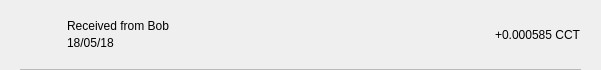
<?xml version="1.0" encoding="UTF-8"?>
<ui version="4.0">
 <class>TxRow</class>
 <widget class="QWidget" name="TxRow">
  <property name="geometry">
   <rect>
    <x>0</x>
    <y>0</y>
    <width>601</width>
    <height>70</height>
   </rect>
  </property>
  <property name="minimumSize">
   <size>
    <width>0</width>
    <height>40</height>
   </size>
  </property>
  <property name="windowTitle">
   <string>Form</string>
  </property>
  <layout class="QVBoxLayout" name="verticalLayout_3">
   <property name="spacing">
    <number>0</number>
   </property>
   <property name="leftMargin">
    <number>0</number>
   </property>
   <property name="topMargin">
    <number>0</number>
   </property>
   <property name="rightMargin">
    <number>0</number>
   </property>
   <property name="bottomMargin">
    <number>0</number>
   </property>
   <item>
    <widget class="QWidget" name="rowContainer" native="true">
     <layout class="QVBoxLayout" name="verticalLayout_2">
      <property name="spacing">
       <number>9</number>
      </property>
      <property name="leftMargin">
       <number>20</number>
      </property>
      <property name="topMargin">
       <number>9</number>
      </property>
      <property name="rightMargin">
       <number>20</number>
      </property>
      <property name="bottomMargin">
       <number>0</number>
      </property>
      <item>
       <widget class="QFrame" name="frame">
        <property name="styleSheet">
         <string notr="true">border:none;</string>
        </property>
        <property name="frameShape">
         <enum>QFrame::StyledPanel</enum>
        </property>
        <property name="frameShadow">
         <enum>QFrame::Raised</enum>
        </property>
        <layout class="QHBoxLayout" name="horizontalLayout" stretch="0,2,0">
         <property name="leftMargin">
          <number>0</number>
         </property>
         <property name="topMargin">
          <number>0</number>
         </property>
         <property name="rightMargin">
          <number>0</number>
         </property>
         <property name="bottomMargin">
          <number>0</number>
         </property>
         <item>
          <widget class="QPushButton" name="icon">
           <property name="focusPolicy">
            <enum>Qt::NoFocus</enum>
           </property>
           <property name="styleSheet">
            <string notr="true">border:none;</string>
           </property>
           <property name="text">
            <string/>
           </property>
           <property name="iconSize">
            <size>
             <width>28</width>
             <height>28</height>
            </size>
           </property>
          </widget>
         </item>
         <item>
          <layout class="QVBoxLayout" name="verticalLayout">
           <property name="spacing">
            <number>3</number>
           </property>
           <property name="leftMargin">
            <number>9</number>
           </property>
           <item>
            <widget class="QLabel" name="lblAddress">
             <property name="styleSheet">
              <string notr="true"/>
             </property>
             <property name="text">
              <string>Received from Bob</string>
             </property>
             <property name="alignment">
              <set>Qt::AlignBottom|Qt::AlignLeading|Qt::AlignLeft</set>
             </property>
            </widget>
           </item>
           <item>
            <widget class="QLabel" name="lblDate">
             <property name="styleSheet">
              <string notr="true"/>
             </property>
             <property name="text">
              <string>18/05/18</string>
             </property>
             <property name="alignment">
              <set>Qt::AlignLeading|Qt::AlignLeft|Qt::AlignTop</set>
             </property>
            </widget>
           </item>
          </layout>
         </item>
         <item>
          <widget class="QLabel" name="lblAmount">
           <property name="styleSheet">
            <string notr="true"/>
           </property>
           <property name="text">
            <string>+0.000585 CCT</string>
           </property>
          </widget>
         </item>
        </layout>
       </widget>
      </item>
      <item>
       <widget class="QLabel" name="lblDivisory">
        <property name="minimumSize">
         <size>
          <width>0</width>
          <height>1</height>
         </size>
        </property>
        <property name="maximumSize">
         <size>
          <width>16777215</width>
          <height>1</height>
         </size>
        </property>
        <property name="styleSheet">
         <string notr="true">background-color:#bababa;</string>
        </property>
        <property name="text">
         <string/>
        </property>
        <property name="alignment">
         <set>Qt::AlignBottom|Qt::AlignLeading|Qt::AlignLeft</set>
        </property>
       </widget>
      </item>
     </layout>
    </widget>
   </item>
  </layout>
 </widget>
 <resources/>
 <connections/>
</ui>
